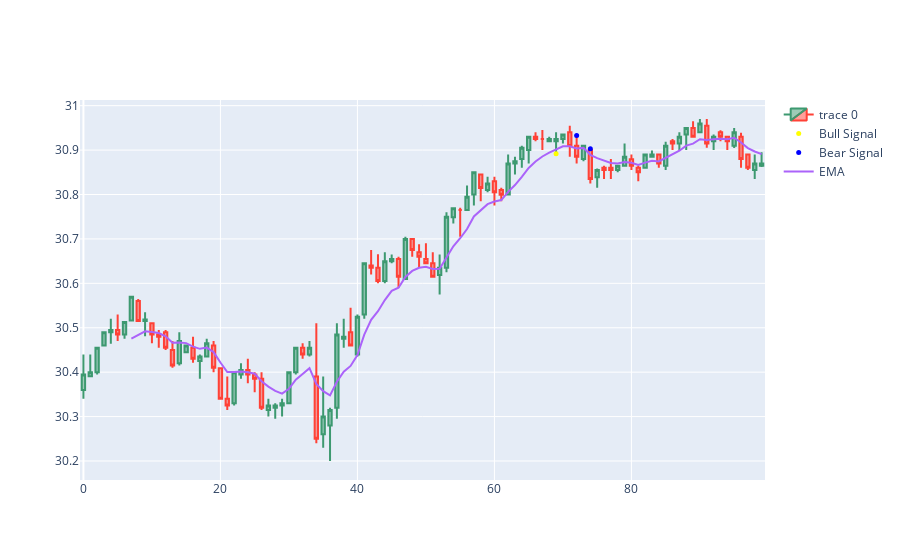

Write notebook code for a chart like this one.
### Code cell
hm = data[data["harmonic"]!=0]
# hm = hm[hm["pivot"] != 0]
hm_bull = hm[hm["harmonic"] == 1]
hm_bear = hm[hm["harmonic"] == -1]
fig = go.Figure(data=[go.Candlestick(x=data.index,
                open=data['open'],
                high=data['high'],
                low=data['low'],
                close=data['adj close'])])

# fig.add_scatter(x=data.index, y=data['pointpos'], mode="markers",
#                 marker=dict(size=5, color="MediumPurple"),
#                 name="pivot")

fig.add_scatter(x=hm_bull.index, y=hm_bull['low']-(hm_bull['low']*.0001), mode="markers",
                marker=dict(size=5, color="yellow"),
                name="Bull Signal")

fig.add_scatter(x=hm_bear.index, y=hm_bear['high']+(hm_bear['high']*.0001), mode="markers",
                marker=dict(size=5, color="blue"),
                name="Bear Signal")

fig.add_trace(go.Scatter(x=data.index, y=data['ema'], mode='lines', name='EMA'))

fig.update_layout(xaxis_rangeslider_visible=False)
fig.show()
